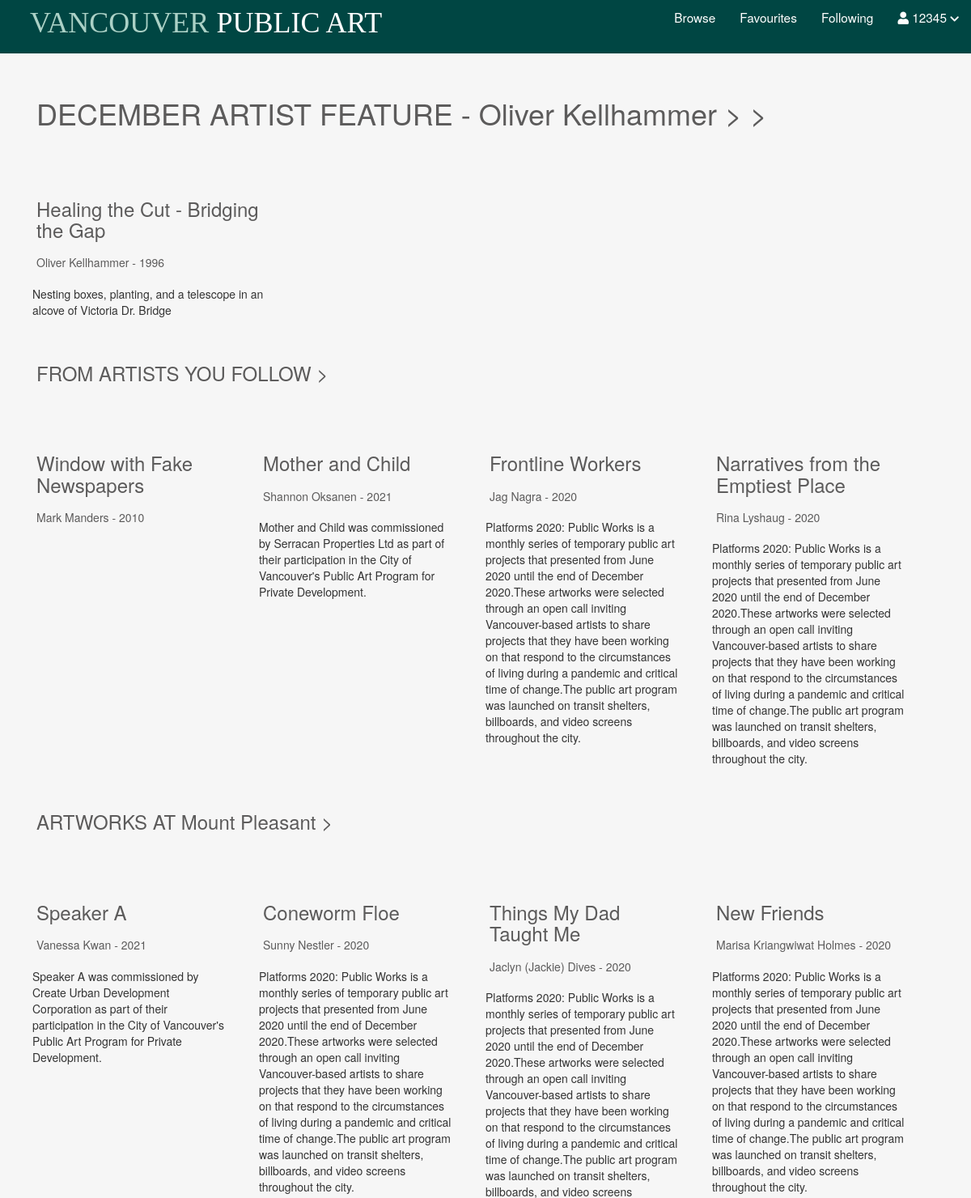
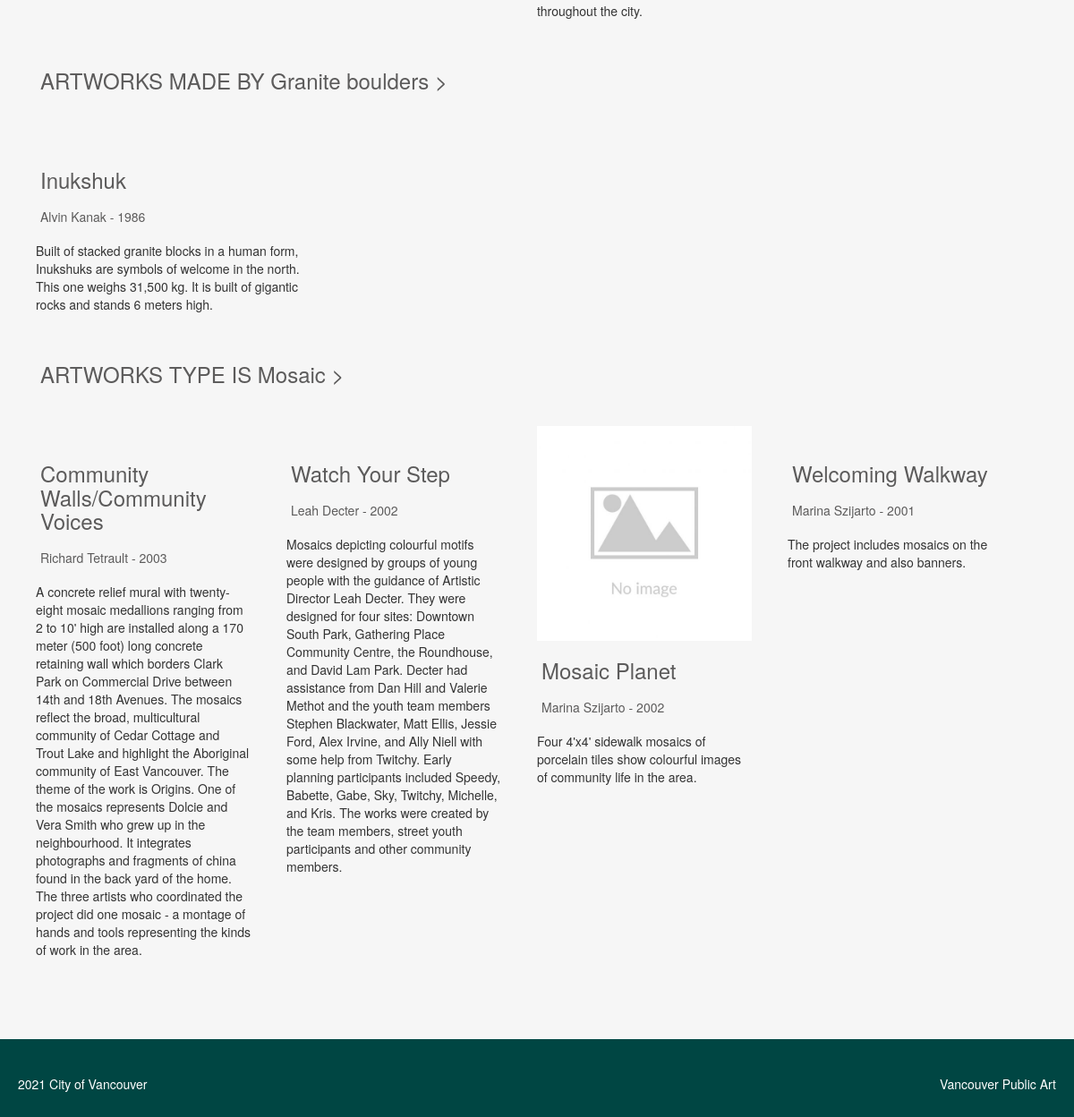
Screenshot of /public/homePageMember.php (signed in) with the database file from the repository (2 pictures, top to bottom).
### tables this page shows
CREATE TABLE `artist` (
  `artistID` int(3) NOT NULL,
  `firstName` varchar(28) DEFAULT NULL,
  `lastName` varchar(30) DEFAULT NULL,
  `biography` text DEFAULT NULL,
  `country` varchar(13) DEFAULT NULL,
  `artistPhotoURL` varchar(87) DEFAULT NULL,
  `website` varchar(57) DEFAULT NULL
);

CREATE TABLE `artwork` (
  `artID` int(4) NOT NULL,
  `artName` varchar(150) DEFAULT NULL,
  `artistStatement` text DEFAULT NULL,
  `type` varchar(25) DEFAULT NULL,
  `status` varchar(13) DEFAULT NULL,
  `siteName` varchar(83) DEFAULT NULL,
  `siteAddress` varchar(95) DEFAULT NULL,
  `material` varchar(100) DEFAULT NULL,
  `photoURL` varchar(97) DEFAULT NULL,
  `ownership` varchar(50) DEFAULT NULL,
  `neighborhood` varchar(24) DEFAULT NULL,
  `locationOnSite` varchar(279) DEFAULT NULL,
  `geom` varchar(58) DEFAULT NULL,
  `description` text DEFAULT NULL,
  `artistID` int(3) NOT NULL,
  `year` int(4) DEFAULT NULL
);

CREATE TABLE `membersetting` (
  `settingID` int(10) NOT NULL,
  `location` varchar(255) DEFAULT NULL,
  `type` varchar(255) DEFAULT NULL,
  `material` varchar(255) DEFAULT NULL,
  `userID` int(10) NOT NULL
);

### private/controller/memberHomePageData.php (called while the page is built)
<?php
$artistWhiteList = array();
$locationWhiteList = array();
$materialWhiteList = array();
$typeWhiteList = array();
$artistData = getSpercificData('artistID', 'artist');
$locationData = getSpercificData('neighborhood', 'artwork');
$materialData = getSpercificData('material', 'artwork');
$typeData = getSpercificData('type', 'artwork');
foreach ($artistData as $row) {
    array_push($artistWhiteList, $row['artistID']);
}
foreach ($locationData as $row) {
    array_push($locationWhiteList, $row['neighborhood']);
}
foreach ($materialData as $row) {
    array_push($materialWhiteList, $row['material']);
}
foreach ($typeData as $row) {
    array_push($typeWhiteList, $row['type']);
}
if (isset($_SESSION['userID'])) {
    $userID = $_SESSION['userID'];
    $followingData = selectAllFromFourTables2('artwork', 'followinglist', 'member', 'artist', $userID);
}
$randomartist = $artistWhiteList[rand(0, count($artistWhiteList) - 1)];
$artistNameData = selectOneByOneTable('artist', ['artistID' => $randomartist]);
$artistName = $artistNameData['firstName'] . ' ' . $artistNameData['lastName'];
$artistRecord = selectAllFromTwoTable('artwork', 'artist', 'artistID', $randomartist);
if ($preferenceData) {
    foreach ($preferenceData as $data) {
        if ($data['location'] != 'NULL') {
            $randomlocation =   $data['location'];
        } else {
            $randomlocation = $locationWhiteList[rand(0, count($locationWhiteList) - 1)];
        }
    }
} else {
    $randomlocation = $locationWhiteList[rand(0, count($locationWhiteList) - 1)];
}
$locationRecord = selectAllFromTwoTable('artwork', 'artist', 'neighborhood', $randomlocation);
if ($preferenceData) {
    foreach ($preferenceData as $data) {
        if ($data['material'] != 'NULL') {
            $randommaterial =   $data['material'];
        } else {
            $randommaterial = $materialWhiteList[rand(0, count($materialWhiteList) - 1)];
        }
    }
} else {
    $randommaterial = $materialWhiteList[rand(0, count($materialWhiteList) - 1)];
}
$materialRecord = selectAllFromTwoTable('artwork', 'artist', 'material', $randommaterial);
if ($preferenceData) {
    foreach ($preferenceData as $data) {
        if ($data['type'] != 'NULL') {
            $randomtype =   $data['type'];
        } else {
            $randomtype =  $typeWhiteList[rand(0, count($typeWhiteList) - 1)];
        }
    }
} else {
    $randomtype =  $typeWhiteList[rand(0, count($typeWhiteList) - 1)];
}
$typeRecord = selectAllFromTwoTable('artwork', 'artist', 'type', $randomtype)
?>

### private/database/db.php (called while the page is built, shortened)
<?php
require('db_connect.php');
function executeQuery($sql, $data)
{
    global $conn;
    $stmt = $conn->prepare($sql);
    $values = array_values($data);
    $types = str_repeat('s', count($values));
    $stmt->bind_param($types, ...$values);
    $stmt->execute();
    return $stmt;
}
function selectOneByOneTable($table, $conditions)
{
    $sql = "SELECT * FROM $table";
    $i = 0;
    foreach ($conditions as $key => $value) {
        if ($i === 0) {
            $sql = $sql . " WHERE $key=?";
        } else {
            $sql = $sql . " AND $key=?";
        }
        $i++;
    }
    $sql = $sql . " LIMIT 1";
    $stmt = executeQuery($sql, $conditions);
    $records = $stmt->get_result()->fetch_assoc();
    return $records;
}
function selectOneByOneTable1($table, $col, $conditions)
{
    global $conn;
    $query = "SELECT DISTINCT * FROM $table WHERE $col = $conditions";
    $result = mysqli_query($conn, $query);
    return $result;
}
function selectAllFromTwoTable($artwork, $artist, $condition, $conditionValue)
{
    global $conn;
    if ($condition === 'artistID') {
        $query = "SELECT * FROM $artwork a
    INNER JOIN $artist a1 ON a.artistID = a1.artistID WHERE a.$condition = $conditionValue ORDER BY year DESC LIMIT 4 ";
    } else {
        $query = "SELECT * FROM $artwork a
        INNER JOIN $artist a1 ON a.artistID = a1.artistID WHERE $condition = '$conditionValue' ORDER BY year DESC LIMIT 4 ";
    }
    $result = mysqli_query($conn, $query);
    return $result;
}
function selectAllFromFourTables2($artwork, $followinglist, $member, $artist, $userID)
{
    global $conn;
    $query = "SELECT f.followID,m.userID,a.artID,a.artName,a.year,a.photoURL,a1.artistID,a1.firstName,a1.lastName,a.status,a.description
    FROM $artwork a INNER JOIN $followinglist f ON f.artistID = a.artistID
                INNER JOIN $member m ON f.userID = m.userID
                INNER JOIN $artist a1 ON a.artistID = a1.artistID WHERE m.userID =$userID";
    $result = mysqli_query($conn, $query);
    return $result;
}

### private/controller/preference.php (called while the page is built, shortened)
<?php
$preferenceData = selectOneByOneTable1('membersetting', 'userID', $_SESSION['userID']);
?>

### public/homePageMember.php (the view, shortened to what this page needs)
<?php include('../private/initialize.php');
include("../private/database/db.php");
include '../private/controller/preference.php';
include '../private/controller/memberHomePageData.php';
?>
<!DOCTYPE html>
<html lang="en">
<head>
    <link rel="stylesheet" href="https://maxcdn.bootstrapcdn.com/bootstrap/3.4.1/css/bootstrap.min.css">
    <link rel="stylesheet" href="https://use.fontawesome.com/releases/v5.7.2/css/all.css">
</head>
<body>
    <?php include(INCLUDE_PATH . '/header.php'); ?>
    <div class="main-containers">
        <h1><a href="browse.php">DECEMBER ARTIST FEATURE - <?php echo $artistName ?> > ></a></h1>
        <div class="art-container">
            <?php
            if (!$artistRecord) {
                Header('Location: homePageVisitor.php');
            } else {
            ?>
                <?php foreach ($artistRecord as $artist) {
                ?>
                    <?php
                    if ($artist['photoURL'] === "") {
                        $photo = 'Assets/img/1.jpg';
                    } else {
                        $photo = $artist['photoURL'];
                    }
                    ?>
                    <div class="artCard">
                        <div class="imgBox">
                        </div>
                        <a href="art_detail.php?id=<?php echo $artist['artID'] ?>">
                            <h3><?php echo $artist['artName']
                                ?></h3>
                        </a>
                        <a href="artist_detail.php?artistID=<?php echo $artist['artistID'] ?>">
                            <h5><?php echo $artist['firstName']
                                ?> <?php echo $artist['lastName']
                                    ?> - <?php echo $artist['year']
                                            ?></h5>
                        </a>
                        <div class="descripBox">
                            <p><?php echo $artist['description']
                                ?></p>
                        </div>
                    </div>
            <?php }
            } ?>
        </div>
        <h3><a href="member/following.php?userID=<?php echo $_SESSION['userID'] ?>">FROM ARTISTS YOU FOLLOW ></a></h3>
        <div class="art-container">
            <?php foreach ($followingData as $follow) { ?>
                <?php
                if ($follow['photoURL'] === "") {
                    $photo = 'Assets/img/1.jpg';
                } else {
                    $photo = $follow['photoURL'];
                }
                ?>
                <div class="artCard">
                    <div class="imgBox">
                    </div>
                    <a href="art_detail.php?id=<?php echo $follow['artID'] ?>">
                        <h3><?php echo $follow['artName'] ?></h3>
                    </a>
                    <a href="artist_detail.php?artistID=<?php echo $follow['artistID'] ?>">
                        <h5><?php echo $follow['firstName'] ?> <?php echo $follow['lastName'] ?> - <?php echo $follow['year'] ?></h5>
                    </a>
                    <div class="descripBox">
                        <p><?php echo $follow['description']
                            ?></p>
                    </div>
                </div>
            <?php } ?>
        </div>
        <h3><a href="browse.php?location=<?php echo $randomlocation ?>">ARTWORKS AT <?php echo $randomlocation ?> ></a></h3>
        <div class="art-container">
            <?php foreach ($locationRecord as $location) {
            ?>
                <?php
                if ($location['photoURL'] === "") {
                    $photo = 'Assets/img/1.jpg';
                } else {
                    $photo = $location['photoURL'];
                }
                ?>
                <div class="artCard">
                    <div class="imgBox">
                    </div>
                    <a href="art_detail.php?id=<?php echo $location['artID'] ?>">
                        <h3><?php echo $location['artName']
                            ?></h3>
                    </a>
                    <a href="artist_detail.php?artistID=<?php echo $location['artistID'] ?>">
                        <h5><?php echo $location['firstName']
                            ?> <?php echo $location['lastName']
                                ?> - <?php echo $location['year']
                                        ?></h5>
                    </a>
                    <div class="descripBox">
                        <p><?php echo $location['description']
                            ?></p>
                    </div>
                </div>
            <?php } ?>
        </div>
        <h3><a href="browse.php?material=<?php echo $randommaterial ?>">ARTWORKS MADE BY <?php echo $randommaterial ?> ></a></h3>
        <div class="art-container">
            <?php foreach ($materialRecord as $material) {
            ?>
                <?php
                if ($material['photoURL'] === "") {
                    $photo = 'Assets/img/1.jpg';
                } else {
                    $photo = $material['photoURL'];
                }
                ?>
                <div class="artCard">
                    <div class="imgBox">
                    </div>
                    <a href="art_detail.php?id=<?php echo $material['artID'] ?>">
                        <h3><?php echo $material['artName']
                            ?></h3>
                    </a>
                    <a href="artist_detail.php?artistID=<?php echo $material['artistID'] ?>">
                        <h5><?php echo $material['firstName']
                            ?> <?php echo $material['lastName']
                                ?> - <?php echo $material['year']
                                        ?></h5>
                    </a>
                    <div class="descripBox">
                        <p><?php echo $material['description']
                            ?></p>
                    </div>
                </div>
            <?php } ?>
        </div>
        <h3><a href="browse.php?type=<?php echo $randomtype ?>">ARTWORKS TYPE IS <?php echo $randomtype ?> ></a></h3>
        <div class="art-container">
            <?php foreach ($typeRecord as $type) {
            ?>
                <?php
                if ($type['photoURL'] === "") {
                    $photo = 'Assets/img/1.jpg';
                } else {
                    $photo = $type['photoURL'];
                }
                ?>
                <div class="artCard">
                    <div class="imgBox">
                        <a href="art_detail.php?id=<?php echo $type['artID'] ?>">
                            <img src="<?php echo $photo
                                        ?>" alt=""></a>
                    </div>
                    <a href="art_detail.php?id=<?php echo $type['artID'] ?>">
                        <h3><?php echo $type['artName']
                            ?></h3>
                    </a>
                    <a href="artist_detail.php?artistID=<?php echo $type['artistID'] ?>">
                        <h5><?php echo $type['firstName']
                            ?> <?php echo $type['lastName']
                                ?> - <?php echo $type['year']
                                        ?></h5>
                    </a>
                    <div class="descripBox">
                        <p><?php echo $type['description']
                            ?></p>
                    </div>
                </div>
            <?php }
            ?>
        </div>
    </div>
    <?php include(INCLUDE_PATH . '/footer.php'); ?>
</body>

### rows the page displays
artist: artistName "Oliver Kellhammer"
artwork: artName "Healing the Cut - Bridging the Gap", artistID.firstName "Oliver", artistID.lastName "Kellhammer", year "1996", description "Nesting boxes, planting, and a telescope in an alcove of Victoria Dr. Bridge"
artwork: artName "Window with Fake Newspapers", artistID.firstName "Mark", artistID.lastName "Manders", year "2010"
artwork: artName "Mother and Child", artistID.firstName "Shannon", artistID.lastName "Oksanen", year "2021", description "Mother and Child was commissioned by Serracan Properties Ltd as part of their participation in the City of Vancouver's Public Art Program for Private Development."
artwork: artName "Frontline Workers", artistID.firstName "Jag", artistID.lastName "Nagra", year "2020", description "Platforms 2020: Public Works is a monthly series of temporary public art projects that presented from June 2020 until the end of December 2020.These artworks were selected through an open call inviting Vancouver-based artists to share projects that they have been working on that respond to the circumstances of living during a pandemic and critical time of change.The public art program was launched on transit shelters, billboards, and video screens throughout the city."
artwork: artName "Narratives from the Emptiest Place", artistID.firstName "Rina", artistID.lastName "Lyshaug", year "2020", description "Platforms 2020: Public Works is a monthly series of temporary public art projects that presented from June 2020 until the end of December 2020.These artworks were selected through an open call inviting Vancouver-based artists to share projects that they have been working on that respond to the circumstances of living during a pandemic and critical time of change.The public art program was launched on transit shelters, billboards, and video screens throughout the city."
membersetting: location "Mount Pleasant", type "Mosaic"
artwork: artName "Speaker A", artistID.firstName "Vanessa", artistID.lastName "Kwan", year "2021", description "Speaker A was commissioned by Create Urban Development Corporation as part of their participation in the City of Vancouver's Public Art Program for Private Development."
artwork: artName "Coneworm Floe", artistID.firstName "Sunny", artistID.lastName "Nestler", year "2020", description "Platforms 2020: Public Works is a monthly series of temporary public art projects that presented from June 2020 until the end of December 2020.These artworks were selected through an open call inviting Vancouver-based artists to share projects that they have been working on that respond to the circumstances of living during a pandemic and critical time of change.The public art program was launched on transit shelters, billboards, and video screens throughout the city."
artwork: artName "Things My Dad Taught Me", artistID.firstName "Jaclyn (Jackie)", artistID.lastName "Dives", year "2020", description "Platforms 2020: Public Works is a monthly series of temporary public art projects that presented from June 2020 until the end of December 2020.These artworks were selected through an open call inviting Vancouver-based artists to share projects that they have been working on that respond to the circumstances of living during a pandemic and critical time of change.The public art program was launched on transit shelters, billboards, and video screens throughout the city."
artwork: artName "New Friends", artistID.firstName "Marisa", artistID.lastName "Kriangwiwat Holmes", year "2020", description "Platforms 2020: Public Works is a monthly series of temporary public art projects that presented from June 2020 until the end of December 2020.These artworks were selected through an open call inviting Vancouver-based artists to share projects that they have been working on that respond to the circumstances of living during a pandemic and critical time of change.The public art program was launched on transit shelters, billboards, and video screens throughout the city."
artwork: artName "Inukshuk", artistID.firstName "Alvin", artistID.lastName "Kanak", year "1986", description "Built of stacked granite blocks in a human form, Inukshuks are symbols of welcome in the north. This one weighs 31,500 kg. It is built of gigantic rocks and stands 6 meters high."
artwork: artName "Community Walls/Community Voices", artistID.firstName "Richard", artistID.lastName "Tetrault", year "2003", description "A concrete relief mural with twenty-eight mosaic medallions ranging from 2 to 10' high are installed along a 170 meter (500 foot) long concrete retaining wall which borders Clark Park on Commercial Drive between 14th and 18th Avenues. The mosaics reflect the broad, multicultural community of Cedar Cottage and Trout Lake and highlight the Aboriginal community of East Vancouver. The theme of the work is Origins. One of the mosaics represents Dolcie and Vera Smith who grew up in the neighbourhood. It integrates photographs and fragments of china found in the back yard of the home. The three artists who coordinated the project did one mosaic - a montage of hands and tools representing the kinds…"
artwork: artName "Watch Your Step", artistID.firstName "Leah", artistID.lastName "Decter", year "2002", description "Mosaics depicting colourful motifs were designed by groups of young people with the guidance of Artistic Director Leah Decter. They were designed for four sites: Downtown South Park, Gathering Place Community Centre, the Roundhouse, and David Lam Park. Decter had assistance from Dan Hill and Valerie Methot and the youth team members Stephen Blackwater, Matt Ellis, Jessie Ford, Alex Irvine, and Ally Niell with some help from Twitchy. Early planning participants included Speedy, Babette, Gabe, Sky, Twitchy, Michelle, and Kris. The works were created by the team members, street youth participants and other community members."
artwork: artName "Mosaic Planet", artistID.firstName "Marina", artistID.lastName "Szijarto", year "2002", description "Four 4'x4' sidewalk mosaics of porcelain tiles show colourful images of community life in the area."
artwork: artName "Welcoming Walkway", artistID.firstName "Marina", artistID.lastName "Szijarto", year "2001", description "The project includes mosaics on the front walkway and also banners."

### other values shown
$_SESSION['username'] "12345"
$randommaterial "Granite boulders"
